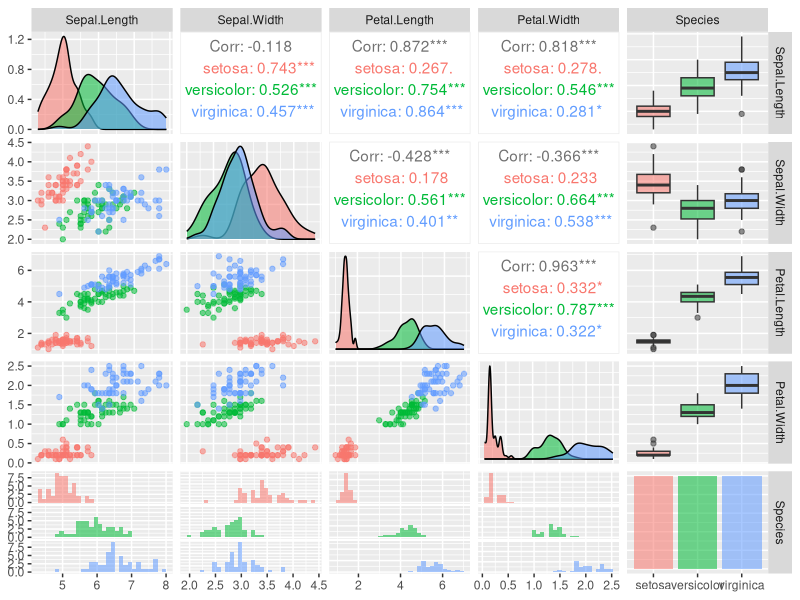
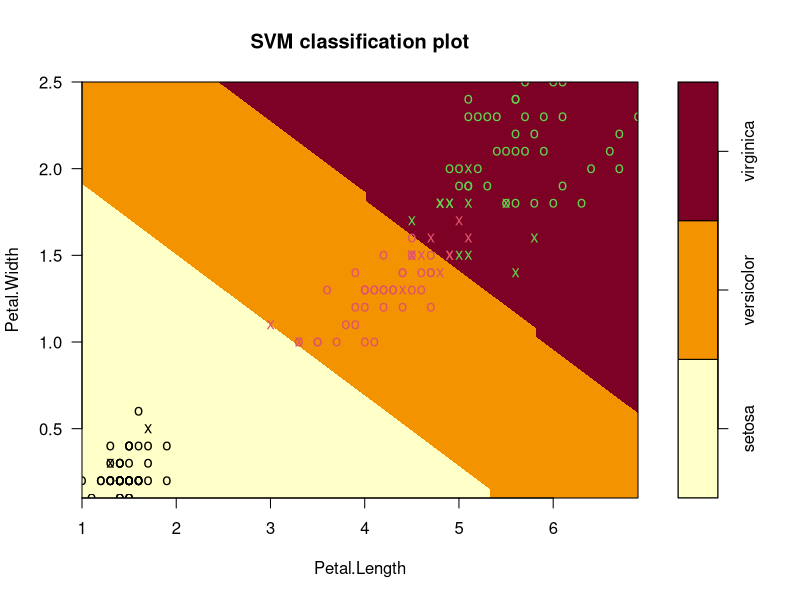
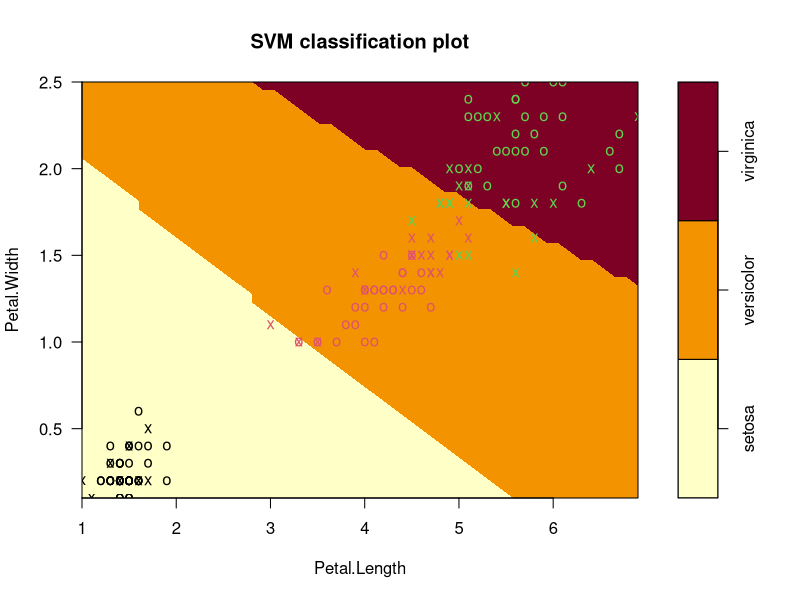
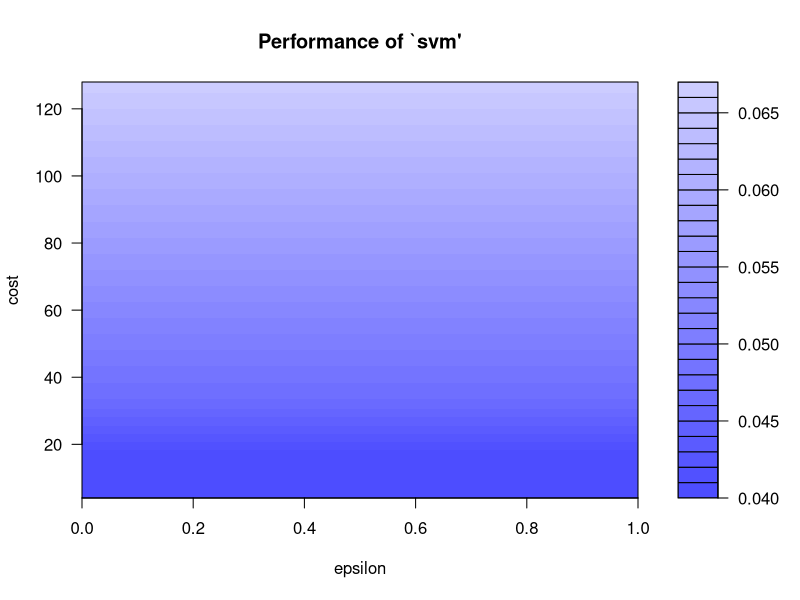
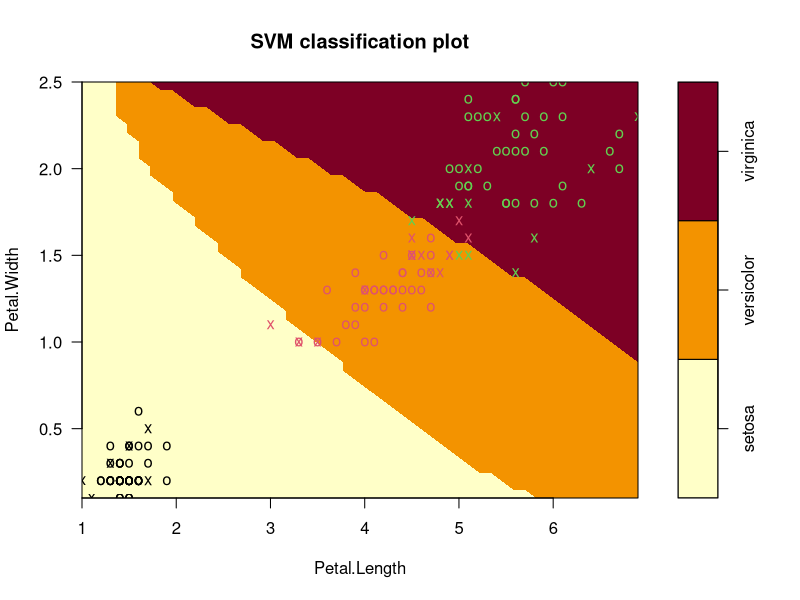

Reproduce these figures in R, in order.
library("e1071")
library(GGally)
library(ggplot2)
data("iris")
head(iris,5)
ggpairs(iris, ggplot2::aes(colour = Species, alpha = 0.4))


#SVM model
svm_model <- svm(Species ~ ., data=iris,
                 kernel="linear")

plot(svm_model, data=iris,
     Petal.Width~Petal.Length,
     slice = list(Sepal.Width=3, Sepal.Length=4) 
)

pred <- predict(svm_model,iris)
tab = table(Predicted=pred, Actual = iris$Species)
tab

1-sum(diag(tab)/sum(tab))


svm_model <- svm(Species ~ ., data=iris,
                 kernel="radial")

plot(svm_model, data=iris,
     Petal.Width~Petal.Length,
     slice = list(Sepal.Width=3, Sepal.Length=4) 
)

pred <- predict(svm_model,iris)
tab = table(Predicted=pred, Actual = iris$Species)
tab

1-sum(diag(tab)/sum(tab))

#Tuning parameter epsilon
tmodel=tune(svm,Species~., data=iris,
            ranges=list(epsilon= seq(0,1,0.1), cost = 2^(2:7)))
plot(tmodel)

summary(tmodel)

best_model <- tmodel$best.model

plot(best_model, data=iris,
     Petal.Width~Petal.Length,
     slice = list(Sepal.Width=3, Sepal.Length=4)  
)

pred_best_model = predict(best_model,iris)
tab1 = table(Predicted=pred_best_model, Actual = iris$Species)
tab1

1-sum(diag(tab1)/sum(tab1))
